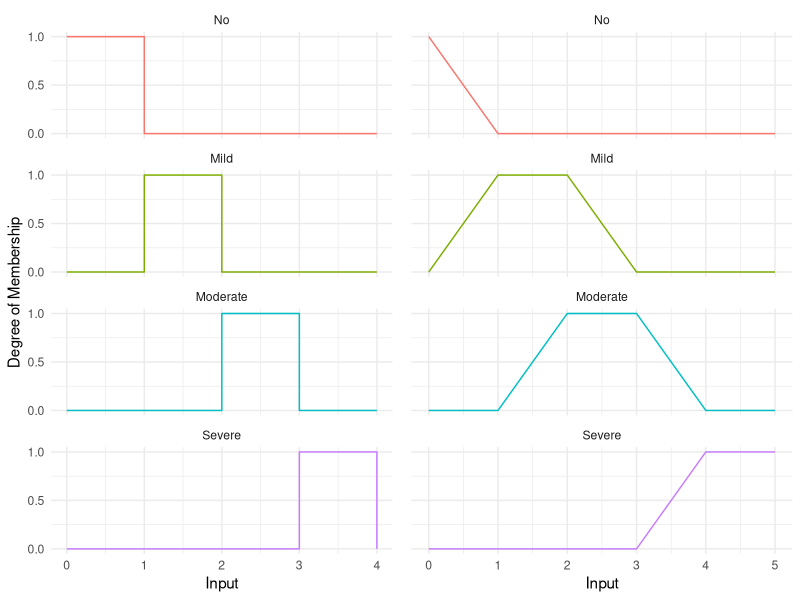

Write the R code that produced this figure.
library(tidyverse)
library(gridExtra)


data <- data.frame(
  x = c(0, 1, 2, 3, 4),
  y = c(1, 0, 0, 0, 0,
        0, 1, 0, 0, 0,
        0, 0, 1, 0, 0,
        0, 0, 0, 1, 0),
  Class = c("No", "No", "No", "No","No",
            "Mild", "Mild", "Mild","Mild", "Mild",
            "Moderate", "Moderate", "Moderate", "Moderate", "Moderate",
            "Severe", "Severe", "Severe", "Severe", "Severe")
)

data$Class <- factor(data$Class, levels = c("No", "Mild", "Moderate", "Severe"))


p1<-ggplot(data, aes(x, y, color=Class)) +
  geom_step(direction = "hv") +
  scale_y_continuous(breaks = seq(0, 1, 0.5)) +
  theme_minimal() +
  labs(x="Input", y="Degree of Membership") + 
  facet_wrap(~ Class, ncol=1) + 
  theme(legend.position = "none")


data0 <- data.frame(
  x = c(0, 1, 2, 3, 4, 5),
  y = c(1, 0, 0, 0, 0, 0),
  Class = "No"
)

data <- data.frame(
  x = c(0, 1, 2, 3, 4, 5),
  y = c(0, 1, 1, 0, 0, 0),
  Class = "Mild"
)

data2 <- data.frame(
  x = c(0, 1, 2, 3, 4, 5),
  y = c(0, 0, 1, 1, 0, 0),
  Class = "Moderate"
)

data3 <- data.frame(
  x = c(0, 1, 2, 3, 4, 5),
  y = c(0, 0, 0, 0, 1, 1),
  Class = "Severe"
)

combined_data <- rbind(data0, data, data2, data3)
combined_data$Class <- factor(combined_data$Class, levels = c("No", "Mild", "Moderate", "Severe"))

p2<- ggplot(combined_data, aes(x, y, color = Class)) +
  geom_line() +
  scale_y_continuous(breaks = seq(0, 1, 0.5)) +
  theme_minimal() +
  labs(x="Input", y=NULL) + 
  facet_wrap(~ Class, ncol=1) + 
  theme(legend.position = "none") + theme(axis.text.y=element_blank(), 
                                          axis.ticks.y=element_blank())
grid.arrange(p1, p2, ncol = 2)
